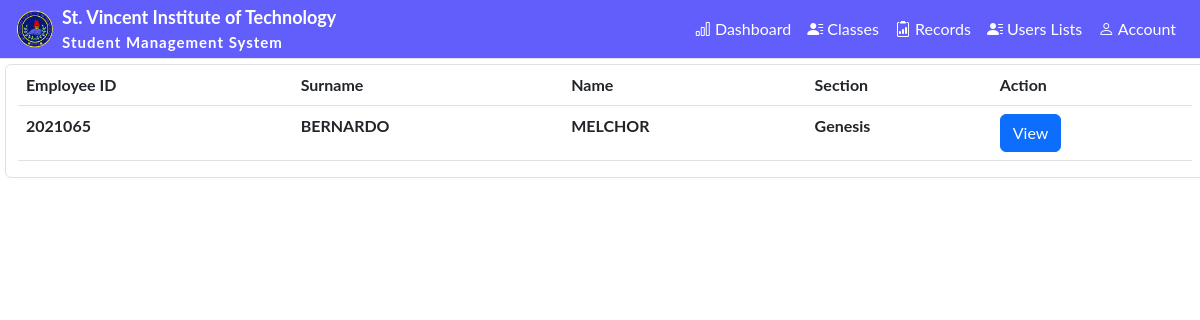
The app's page /faculty-list/ (signed in), older data.
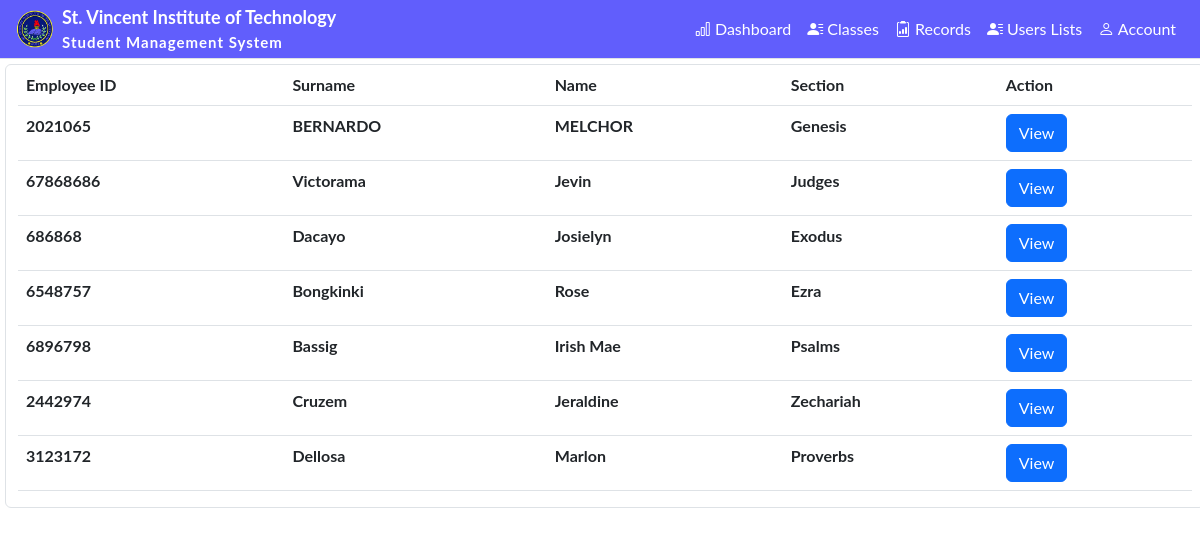
The same page, newer data.
### admin_staff/models.py (models this page shows, shortened)
class FacultyStaff(models.Model):
    user = models.OneToOneField(User, null=True, on_delete=models.CASCADE)
    faculty_staff_id = models.BigIntegerField(primary_key=True)
    surname = models.CharField(max_length=24)
    first_name = models.CharField(max_length=24)
    middle_name = models.CharField(max_length=24, blank=True, null=True)
    gender_choice = (
        ('Male', 'Male'),
        ('Female', 'Female'),
    )
    gender = models.CharField(max_length=10, default="Gender", choices=gender_choice, null=True)
    civil_choice = (
        ('Single', 'Single'),
        ('Married', 'Married'),
        ('Divorced', 'Divorced'),
        ('Widowed', 'Widowed'),
    )
    civil_status = models.CharField(max_length=10, default="Status", choices=civil_choice, blank=True, null=True)
    birth_date = models.DateField(null=True)
    birth_place = models.CharField(max_length=200, blank=True, null=True)
    religion = models.CharField(max_length=24, blank=True, null=True)
    contact = models.BigIntegerField(blank=True, null=True)
    email = models.CharField(max_length=100, blank=True, null=True)
    section = models.OneToOneField('section', blank=True, null=True, on_delete=models.SET_NULL)
    class Meta:
        managed = True
        db_table = 'faculty_staff'

class section(models.Model):
    section_name = models.CharField(max_length=20)
    level = models.ForeignKey("level", null=True, on_delete=models.SET_NULL)
    def __str__(self):
        return self.section_name

### admin_staff/decorators.py (the view)
        def wrapper_func(request, *args, **kwargs):
            group = None
            if request.user.groups.exists():
                group = request.user.groups.all()[0].name
            if group in allow_roles:
                return view_func(request, *args, **kwargs)
            else:
                return HttpResponse('you are not authorize')

### admin_staff/views.py (called while the page is built)
@login_required(login_url='login')
@allowed_user(allow_roles=['admin'])
def faculty_list(request):
    faculty = FacultyStaff.objects.all()
    return render(request, 'admin/faculty_list.html', { 'faculty': faculty})

### admin_staff/templates/admin/faculty_list.html
{% extends "admin/admin_dashboard.html" %}
{% block content %}
<div class="container-fluid border rounded" style="margin: 5px">
    <table class="table table-hover" >
        <thead>
          <tr>
            <th scope="col">Employee ID</th>
            <th scope="col">Surname</th>
            <th scope="col">Name</th>
            <th scope="col">Section</th>
            <th scope="col">Action</th>
          </tr>
        </thead>
        <tbody>
            {% for i in faculty %}
                  <tr>
                    <td>{{i.faculty_staff_id}}</td>
                    <td>{{i.surname}}</td>
                    <td>{{i.first_name}}</td>
                    <td>{{i.section}}</td>
                    <td>
                      <button class="btn btn-primary" type="submit" title="Edit"><a href="{% url "faculty_profile" i.faculty_staff_id %}" style="text-decoration: none; color: inherit" >View</a></button>
                    </td>
                  </tr>
            {% endfor %}
        </tbody>
    </table>
</div>
{% endblock content %}

### admin_staff/templates/admin/admin_dashboard.html (shortened to what this page needs)
<!DOCTYPE html>
{% load static %}
<html lang="en">
  <head>
    <link href="https://cdn.jsdelivr.net/npm/bootstrap@5.3.3/dist/css/bootstrap.min.css" rel="stylesheet">
    <link rel="stylesheet" href="https://cdn.jsdelivr.net/npm/bootstrap-icons@1.11.3/font/bootstrap-icons.min.css">
    <link rel="stylesheet" href="{% static "css/sidebar.css" %}">
    <link rel="stylesheet" href="{% static "css\admin.css" %}">
  </head>
  <body>
    <div class="d-flex" id="wrapper" style="width: 100vw; height: 100vh;">
      <div id="page-content-wrapper">
        <nav class="navbar navbar-expand-lg navbar-light border-bottom p-1" style='background-color: #615EFC;'>
          <div class="container-fluid">
            <a href="{% url "student" %}" rel="noopener noreferrer"><img src="{% static "img/nobg.png" %}" alt="Logo" width="38" height="38"></a>
            <div class="ms-2 d-none d-md-block">
              <span style="font-size: large; font-weight: bold; color: white;">St. Vincent Institute of Technology</span><br>
              <p style="font-size: 15px; margin: 0; color: white; letter-spacing: 1px;">Student Management System</p>
            </div>
              <div class="collapse navbar-collapse" id="navbarSupportedContent">
                  <ul class="navbar-nav ms-auto mt-2 mt-lg-0">
                      <li class="nav-item active"><a class="nav-link" href="{% url "home" %}" style="color: white">
                        <i class="bi bi-bar-chart"></i> Dashboard
                      </a></li>
                      <li class="nav-item dropdown">
                          <a class="nav-link dropdown-toggle" id="navbarDropdown" role="button" data-bs-toggle="dropdown" aria-haspopup="true" aria-expanded="false" style='color: white'>
                            <i class="bi bi-person-lines-fill"></i> Classes
                          </a>
                      </li>
                      <li class="nav-item dropdown">
                        <a class="nav-link dropdown-toggle" id="navbarDropdown" role="button" data-bs-toggle="dropdown" aria-haspopup="true" aria-expanded="false" style='color: white'>
                          <i class="bi bi-clipboard2-data"></i> Records
                        </a>
                      </li>
                      <li class="nav-item dropdown">
                          <a class="nav-link dropdown-toggle" id="navbarDropdown" role="button" data-bs-toggle="dropdown" aria-haspopup="true" aria-expanded="false" style='color: white'>
                            <i class="bi bi-person-lines-fill"></i> Users Lists
                          </a>
                      </li>
                      <li class="nav-item dropdown">
                          <a class="nav-link dropdown-toggle" id="navbarDropdown" href="#" role="button" data-bs-toggle="dropdown" aria-haspopup="true" aria-expanded="false" style="color: white">
                            <i class="bi bi-person"></i> Account
                          </a>
                      </li>
                  </ul>
            </div>
          </div>
        </nav>
        {% block content %}{% endblock content %}
      </div>
    </div>
</body>
</html>

### static/css/admin.css (style rules this page uses)
.container-fluid { font-family: "Lato", sans-serif; font-weight: 700; font-style: normal; }
.navbar .dropdown-toggle::after { display: none; }
.nav-link { color: white; transition: background-color 0.3s ease, font-weight 0.3s ease; font-weight: normal; }

Row changes from the older to the newer data that the page shows:
added FacultyStaff: faculty_staff_id "67868686", surname "Victorama", first_name "Jevin", section "Judges"
added FacultyStaff: faculty_staff_id "686868", surname "Dacayo", first_name "Josielyn", section "Exodus"
added FacultyStaff: faculty_staff_id "6548757", surname "Bongkinki", first_name "Rose", section "Ezra"
added FacultyStaff: faculty_staff_id "6896798", surname "Bassig", first_name "Irish Mae", section "Psalms"
added FacultyStaff: faculty_staff_id "2442974", surname "Cruzem", first_name "Jeraldine", section "Zechariah"
added FacultyStaff: faculty_staff_id "3123172", surname "Dellosa", first_name "Marlon", section "Proverbs"
